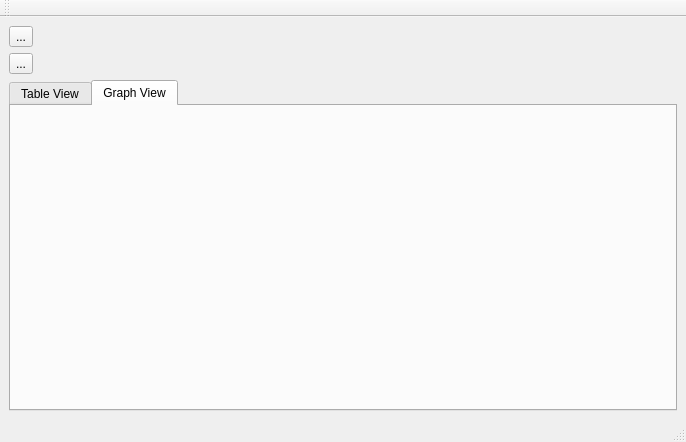
<?xml version="1.0" encoding="UTF-8"?>
<ui version="4.0">
 <class>MainWindow</class>
 <widget class="QMainWindow" name="MainWindow">
  <property name="geometry">
   <rect>
    <x>0</x>
    <y>0</y>
    <width>686</width>
    <height>442</height>
   </rect>
  </property>
  <property name="sizePolicy">
   <sizepolicy hsizetype="Expanding" vsizetype="Expanding">
    <horstretch>0</horstretch>
    <verstretch>0</verstretch>
   </sizepolicy>
  </property>
  <property name="windowTitle">
   <string>MainWindow</string>
  </property>
  <widget class="QWidget" name="centralwidget">
   <property name="sizePolicy">
    <sizepolicy hsizetype="Expanding" vsizetype="Expanding">
     <horstretch>0</horstretch>
     <verstretch>0</verstretch>
    </sizepolicy>
   </property>
   <layout class="QVBoxLayout" name="verticalLayout_3">
    <item>
     <widget class="QToolButton" name="toolButton">
      <property name="text">
       <string>...</string>
      </property>
      <property name="icon">
       <iconset resource="myresources.qrc">
        <normaloff>:/Icons/testdata/mouse-pointer-png-cursor-mouse-icon-0.png</normaloff>:/Icons/testdata/mouse-pointer-png-cursor-mouse-icon-0.png</iconset>
      </property>
      <property name="checkable">
       <bool>true</bool>
      </property>
     </widget>
    </item>
    <item>
     <widget class="QToolButton" name="toolButton_2">
      <property name="text">
       <string>...</string>
      </property>
      <property name="icon">
       <iconset resource="myresources.qrc">
        <normaloff>:/Icons/testdata/6075-200.png</normaloff>:/Icons/testdata/6075-200.png</iconset>
      </property>
      <property name="checkable">
       <bool>true</bool>
      </property>
     </widget>
    </item>
    <item>
     <layout class="QVBoxLayout" name="verticalLayout_2">
      <property name="sizeConstraint">
       <enum>QLayout::SetDefaultConstraint</enum>
      </property>
      <item>
       <widget class="QTabWidget" name="gridTabWidget">
        <property name="currentIndex">
         <number>1</number>
        </property>
        <widget class="QWidget" name="gridTabWidgetPage1">
         <property name="sizePolicy">
          <sizepolicy hsizetype="Expanding" vsizetype="Expanding">
           <horstretch>0</horstretch>
           <verstretch>0</verstretch>
          </sizepolicy>
         </property>
         <attribute name="title">
          <string>Table View</string>
         </attribute>
         <layout class="QGridLayout" name="gridLayout">
          <item row="0" column="0">
           <layout class="QGridLayout" name="gridLayout_5">
            <item row="0" column="0">
             <widget class="QTableView" name="tableView"/>
            </item>
           </layout>
          </item>
         </layout>
        </widget>
        <widget class="QWidget" name="tab_3">
         <property name="sizePolicy">
          <sizepolicy hsizetype="Expanding" vsizetype="Expanding">
           <horstretch>0</horstretch>
           <verstretch>0</verstretch>
          </sizepolicy>
         </property>
         <attribute name="title">
          <string>Graph View</string>
         </attribute>
         <layout class="QHBoxLayout" name="horizontalLayout_2">
          <item>
           <layout class="QVBoxLayout" name="verticalLayout">
            <item>
             <widget class="QCustomPlot" name="customPlot" native="true"/>
            </item>
           </layout>
          </item>
         </layout>
        </widget>
       </widget>
      </item>
     </layout>
    </item>
   </layout>
  </widget>
  <widget class="QMenuBar" name="menubar">
   <property name="geometry">
    <rect>
     <x>0</x>
     <y>0</y>
     <width>686</width>
     <height>21</height>
    </rect>
   </property>
   <property name="contextMenuPolicy">
    <enum>Qt::CustomContextMenu</enum>
   </property>
  </widget>
  <widget class="QStatusBar" name="statusbar"/>
  <widget class="QToolBar" name="toolBar">
   <property name="windowTitle">
    <string>toolBar</string>
   </property>
   <attribute name="toolBarArea">
    <enum>TopToolBarArea</enum>
   </attribute>
   <attribute name="toolBarBreak">
    <bool>false</bool>
   </attribute>
  </widget>
  <action name="actionFile">
   <property name="text">
    <string>File</string>
   </property>
  </action>
 </widget>
 <customwidgets>
  <customwidget>
   <class>QCustomPlot</class>
   <extends>QWidget</extends>
   <header>qcustomplot.h</header>
   <container>1</container>
  </customwidget>
 </customwidgets>
 <resources>
  <include location="myresources.qrc"/>
 </resources>
 <connections/>
</ui>
